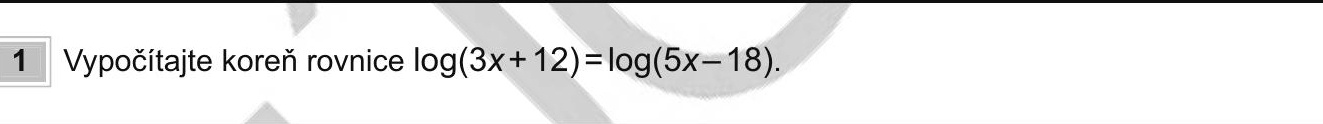
#> input picture questions/2011-1.jpg, 1323 x 124 px; its folder holds only this picture in this run
$ python -i questions_extraction.py   (imports and definitions only)
#> lines starting #> are read from the running program, lines starting #| are printed output that depends on the picture
from pdf2image_converter import get_files
import cv2
import math
from pathlib import Path


# return an array of the y position of the start of horizontal lines in image
def get_horizontal_lines_pos(PATH):
#> called with PATH = '../questions/2011-1.jpg'
    img = cv2.imread(f"{PATH}")
#> img is the input picture: shape (124, 1323, 3); min 0, max 255, mean 235.7
    gray = cv2.cvtColor(img, cv2.COLOR_BGR2GRAY)
    edges = cv2.Canny(gray, 80, 120)
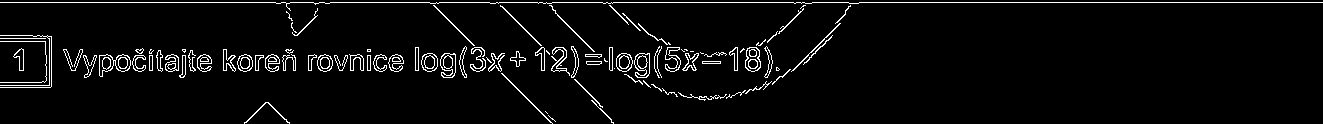
#> edges: shape (124, 1323); 4.2% white in thin lines or dots
    lines = cv2.HoughLinesP(edges, 1, math.pi/2, 2, None, 30, 1)
#> lines = [[859, 2, 1322, 2], [0, 87, 50, 87], [0, 38, 45, 38], [0, 82, 41, 82], [0, 85, 51, 85], [0, 35, 32, 35], [0, 41, 45, 41], [196, 2, 236, 2], [139, 2, 173, 2], [0, 2, 44, 2]]

    arr = []
    for line in lines:
        # filter all horizontal lines except the ones that separates questions
        if line[0][3] == line[0][1] and line[0][2]-line[0][0] > 1300:
            arr.append(line[0][1])
#> this loop made 10 passes
#> after the loop, arr = []

    arr.sort()
    return arr


def extract_question(PATH, SAVE_PATH):
    # Path(SAVE_PATH).mkdir(parents=True)
    files = get_files(PATH)
    files.sort()
    question_n = 0
    cur_year = files[0][:4]
    for file in files:
        arr = get_horizontal_lines_pos(f"{PATH}{file}")
        if cur_year != file[:4]:
            question_n = 0
            cur_year = file[:4]
        img = cv2.imread(f"{PATH}{file}")
        j = 0
        for i in range(1, len(arr) - 1):
            if abs(arr[j] - arr[i]) < 10:
                continue
            cropped_image = img[(arr[j]+10):arr[i], 220:1500]
            cv2.imwrite(
                f'{SAVE_PATH}{file[:4]}-{question_n}.png', cropped_image)
            j = i
            question_n += 1

>>> result = get_horizontal_lines_pos('../questions/2011-1.jpg')
#> result = []

$ run again, on questions/2011-12.jpg
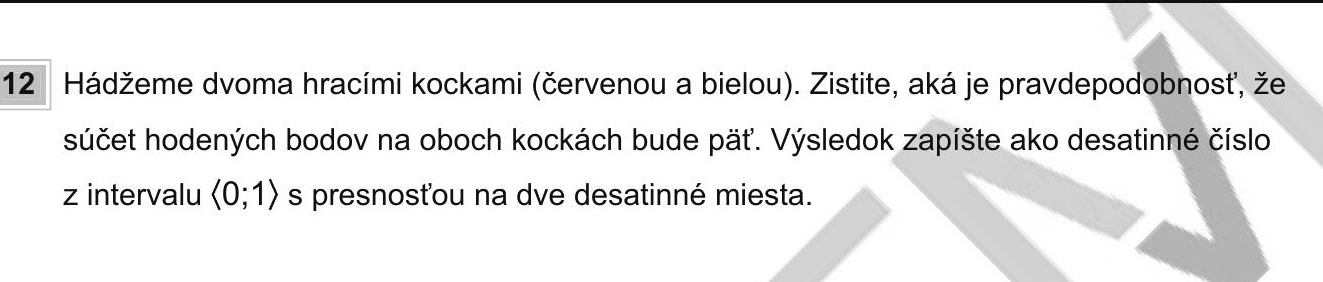
#> input picture questions/2011-12.jpg, 1323 x 282 px
#> in get_horizontal_lines_pos, img is the input picture: shape (282, 1323, 3); min 0, max 255, mean 232.5
#> in get_horizontal_lines_pos, `edges = cv2.Canny(gray, 80, 120)`:
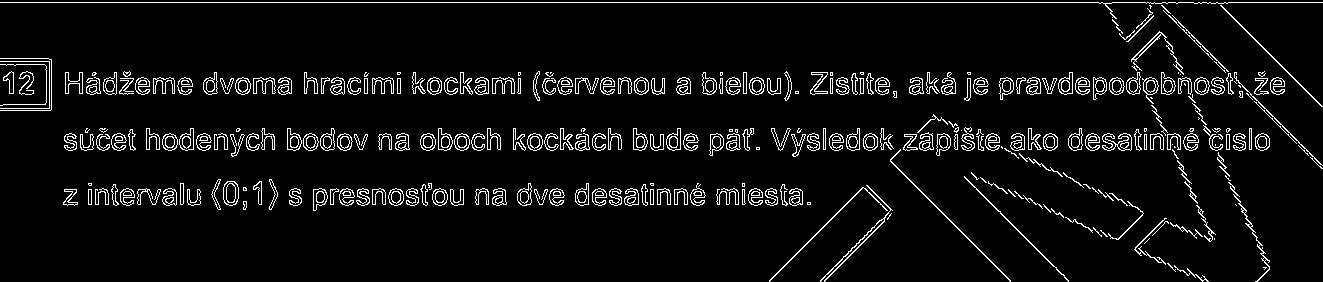
#> edges: shape (282, 1323); 5.9% white in thin lines or dots
#> lines = [[0, 2, 1098, 2], [0, 108, 51, 108], [0, 58, 48, 58], [0, 61, 51, 61], [0, 110, 50, 110], [51, 109, 51, 59], [3, 104, 45, 104], [49, 107, 49, 62]]
#> the loop in get_horizontal_lines_pos, `for line in lines:` made 8 passes
#> after the loop in get_horizontal_lines_pos, `for line in lines:`: arr = []

$ run again, on questions/2011-15.jpg
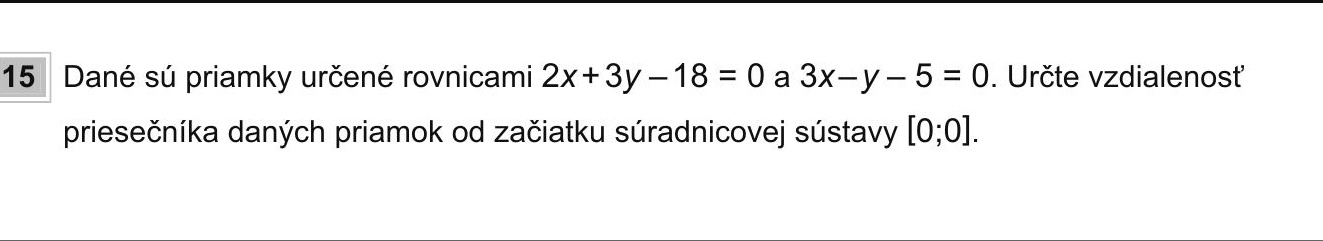
#> input picture questions/2011-15.jpg, 1323 x 241 px
#> in get_horizontal_lines_pos, img is the input picture: shape (241, 1323, 3); min 0, max 255, mean 241.1
#> in get_horizontal_lines_pos, `edges = cv2.Canny(gray, 80, 120)`:
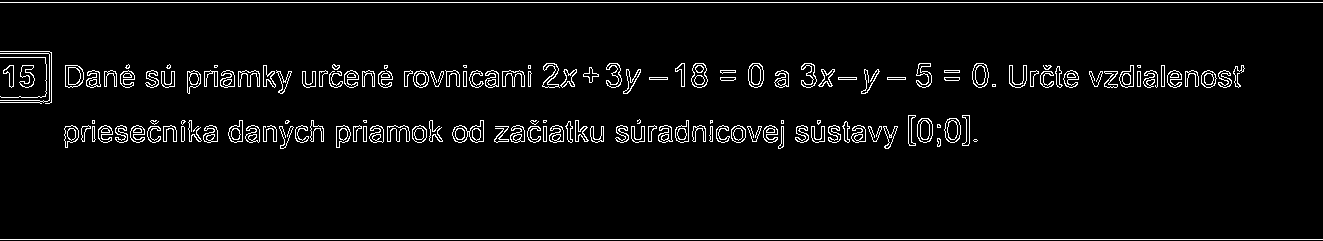
#> edges: shape (241, 1323); 4.2% white in thin lines or dots
#> lines = [[0, 2, 1322, 2], [0, 239, 1322, 239], [0, 102, 39, 102], [0, 100, 39, 100], [0, 51, 49, 51], [0, 57, 45, 57], [51, 84, 51, 52], [0, 53, 48, 53], [49, 84, 49, 54]]
#> the loop in get_horizontal_lines_pos, `for line in lines:` made 9 passes
#> after the loop in get_horizontal_lines_pos, `for line in lines:`: arr = [2, 239]

$ run again, on questions/2011-19.jpg
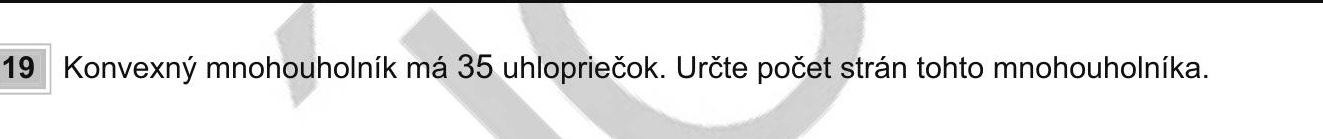
#> input picture questions/2011-19.jpg, 1323 x 139 px
#> in get_horizontal_lines_pos, img is the input picture: shape (139, 1323, 3); min 0, max 255, mean 233
#> in get_horizontal_lines_pos, `edges = cv2.Canny(gray, 80, 120)`:
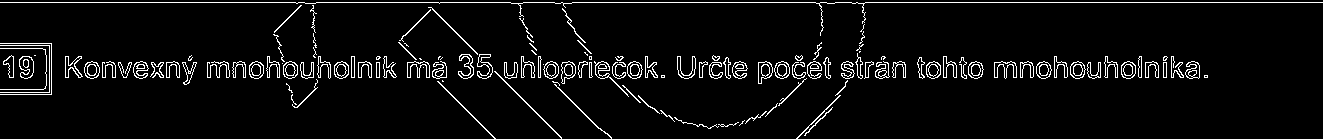
#> edges: shape (139, 1323); 5.1% white in thin lines or dots
#> lines = [[865, 2, 1322, 2], [0, 94, 51, 94], [0, 43, 51, 43], [0, 45, 51, 45], [0, 48, 42, 48], [0, 92, 51, 92], [0, 89, 43, 89], [49, 91, 49, 61], [0, 2, 76, 2]]
#> the loop in get_horizontal_lines_pos, `for line in lines:` made 9 passes
#> after the loop in get_horizontal_lines_pos, `for line in lines:`: arr = []
